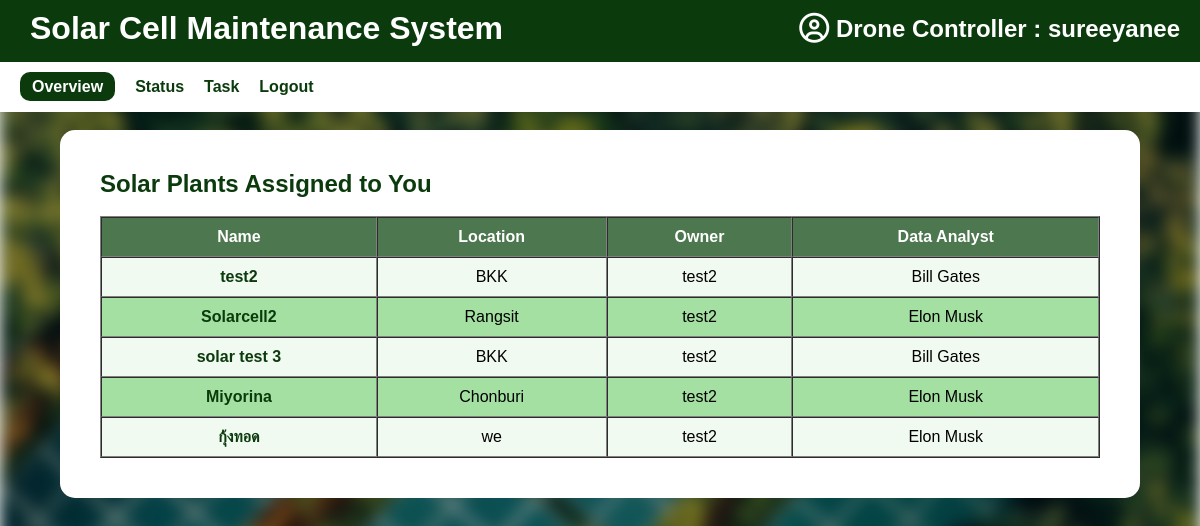
Page /accounts/dashboard/drone-controller/ (signed in) on the committed database.
### accounts/models.py (models this page shows, shortened)
class CustomUser(AbstractUser):
    ROLE_CHOICES = [
        ("site_admin", "Site Admin"),     # ผู้ดูแลเว็บไซต์
        ("plant_owner", "Plant Owner"),
        ("data_analyst", "Data Analyst"),
        ("drone_controller", "Drone Controller"),
    ]
    role = models.CharField(max_length=20, choices=ROLE_CHOICES, default="plant_owner")

### plant/models.py (models this page shows, shortened)
class SolarPlant(models.Model):
    name = models.CharField(max_length=255, verbose_name="ชื่อโรงไฟฟ้า")
    location = models.CharField(max_length=255, verbose_name="ที่ตั้งโรงไฟฟ้า")
    latitude = models.FloatField(verbose_name="ละติจูด", null=True, blank=True)
    longitude = models.FloatField(verbose_name="ลองจิจูด", null=True, blank=True)
    owner = models.ForeignKey(
        settings.AUTH_USER_MODEL,
        on_delete=models.CASCADE,
        related_name='plants',
        verbose_name="เจ้าของโรง"
    )
    installed_capacity_kw = models.DecimalField(
        max_digits=10, decimal_places=2,
        null=True, blank=True,
        verbose_name="กำลังการผลิต (kW)"
    )
    description = models.TextField(blank=True, verbose_name="รายละเอียดเพิ่มเติม")
    created_at = models.DateTimeField(auto_now_add=True)
    data_analyst = models.ForeignKey(
        settings.AUTH_USER_MODEL,
        on_delete=models.SET_NULL,
        null=True, blank=True,
        limit_choices_to={'role': 'data_analyst'},
        related_name='assigned_analyst_plants',
        verbose_name="นักวิเคราะห์ข้อมูล"
    )
    drone_controller = models.ForeignKey(
        settings.AUTH_USER_MODEL,
        on_delete=models.SET_NULL,
        null=True, blank=True,
        limit_choices_to={'role': 'drone_controller'},
        related_name='assigned_drone_plants',
        verbose_name="ผู้ควบคุมโดรน"
    )

### accounts/views.py (the view)
# urls.py: path('dashboard/drone-controller/', drone_controller_dashboard_view, name='drone_controller_dashboard'),
@login_required
def drone_controller_dashboard_view(request):
    user = request.user
    plants = user.assigned_drone_plants.all()
    return render(request, 'dashboard/drone_controller_dashboard.html', {'plants': plants})

### templates/dashboard/drone_controller_dashboard.html (shortened to what this page needs)
{% extends 'dash.html' %}
{% load static %}
{% block class_name %}upload-form-container{% endblock %}
{% block content %}
  <h2 class="upload-title">Solar Plants Assigned to You</h2>
<br>
  {% if plants %}
<table border="1" cellpadding="10" cellspacing="0" style="width:100%; background:white; color:black;">
  <thead style="background:#0b3b0d; color:white;">
        <tr>
          <th>Name</th>
          <th>Location</th>
          <th>Owner</th>
          <th>Data Analyst</th>
        </tr>
      </thead>
      <tbody>
        {% for plant in plants %}
          <tr>
            <td><a href="{% url 'plant_detail' plant.id %}" class="plant-link">{{ plant.name }}</a></td>
            <td>{{ plant.location }}</td>
            <td>
            {% if plant.owner.first_name or plant.owner.last_name %}
            {{ plant.owner.first_name }} {{ plant.owner.last_name }}
            {% else %}
            {{ plant.owner.username }}
            {% endif %}
            </td>
            <td>
            {% if plant.data_analyst %}
              {% if plant.data_analyst.first_name or plant.data_analyst.last_name %}
                {{ plant.data_analyst.first_name }} {{ plant.data_analyst.last_name }}
              {% else %}
                {{ plant.data_analyst.username }}
              {% endif %}
            {% else %}
              <em>Not assigned</em>
            {% endif %}
            </td>
          </tr>
        {% endfor %}
      </tbody>
    </table>
  {% else %}
    <p>You are not assigned to any solar plants.</p>
  {% endif %}
{% endblock %}

### templates/dash.html (shortened to what this page needs)
{% load static %}
<!DOCTYPE html>
<html lang="en">
<head>
    <link rel="stylesheet" href="{% static 'css/style.css' %}">
    <link rel="stylesheet" href="https://cdnjs.cloudflare.com/ajax/libs/font-awesome/6.5.0/css/all.min.css">
</head>
<body class="dash">
    <header>
    <div class="header-top">
        <h1>Solar Cell Maintenance System</h1>
        <h2 class="user-info" style="position: absolute; top: 15px; right: 20px; font-weight: bold; color: white;">
            <i class="fa-regular fa-circle-user fa-lg" style="color: #ffffff;"></i> {{ request.user.get_role_display|default:request.user.role|capfirst }} : {{ request.user.username }}
        </h2>
    </div>
    {% block navbar %}
    <nav class="navbar">
        {% if request.user.role == 'plant_owner' %}
            {% include 'navbars/navbar_plant_owner.html' %}
        {% elif request.user.role == 'data_analyst' %}
            {% include 'navbars/navbar_data_analyst.html' %}
        {% elif request.user.role == 'drone_controller' %}
            {% include 'navbars/navbar_drone_controller.html' %}
        {% endif %}
    </nav>
    {% endblock %}
    </header>
    <div class="{% block class_name %}dash-container{% endblock %}">
        {% block content %}
        {% endblock %}
    </div>
</body>
</html>

### static/css/style.css (style rules this page uses)
body.dash { position: relative; margin: 0; padding: 0; min-height: 100vh; font-family: 'Arial', sans-serif; }
body.dash::before { content: ''; position: fixed; pointer-events: none; top: 0; left: 0; width: 100%; height: 100%; background-image: url("/static/images/solar-bg.jpg"); background-size: cover; background-position: center; background-repeat: no-repeat; filter: blur(8px) brightness(0.7); z-index: -1; }
.dash header { background-color: rgb(11, 59, 13); display: flex; flex-direction: column; align-items: stretch; padding: 0; position: fixed; top: 0; left: 0; width: 100%; z-index: 1000; box-shadow: 0px 2px 5px rgba(0, 0, 0, 0.1); }
.header-top { display: flex; justify-content: space-between; align-items: center; padding: 10px 30px; background-color: rgb(11, 59, 13); color: white; }
.navbar { background-color: rgb(255, 255, 255); color: rgb(11, 59, 13); display: flex; justify-content: flex-start; padding: 5px 20px; align-items: center; margin: 0; position: relative; top: 5px; width: 100%; height: 40px; }
.dash h1 { color: rgb(255, 255, 255); margin: 0; }
.dash h2 { color: rgb(11, 59, 13); margin: 0; }
.upload-form-container { background: white; padding: 40px; border-radius: 15px; max-width: 1000px; margin: 130px auto 40px auto; display: flex; flex-direction: column; }
.upload-title { color: #0b3b0d; margin-bottom: 30px; }
.plant-link { font-weight: bold; text-decoration: none; color: #0b3b0d; }
table tr:nth-child(even) { background-color: #a3e0a1; }
table tr:nth-child(odd) { background-color: #d4f0d454; }
td, th { text-align: center; vertical-align: middle; }

### rows in the picture
CustomUser: user.role "Drone Controller", user.username "sureeyanee"
SolarPlant: name "test2", location "BKK", owner.username "test2", data_analyst.first_name "Bill", data_analyst.last_name "Gates"
SolarPlant: name "Solarcell2", location "Rangsit", owner.username "test2", data_analyst.first_name "Elon", data_analyst.last_name "Musk"
SolarPlant: name "solar test 3", location "BKK", owner.username "test2", data_analyst.first_name "Bill", data_analyst.last_name "Gates"
SolarPlant: name "Miyorina", location "Chonburi", owner.username "test2", data_analyst.first_name "Elon", data_analyst.last_name "Musk"
SolarPlant: name "กุ้งทอด", location "we", owner.username "test2", data_analyst.first_name "Elon", data_analyst.last_name "Musk"
